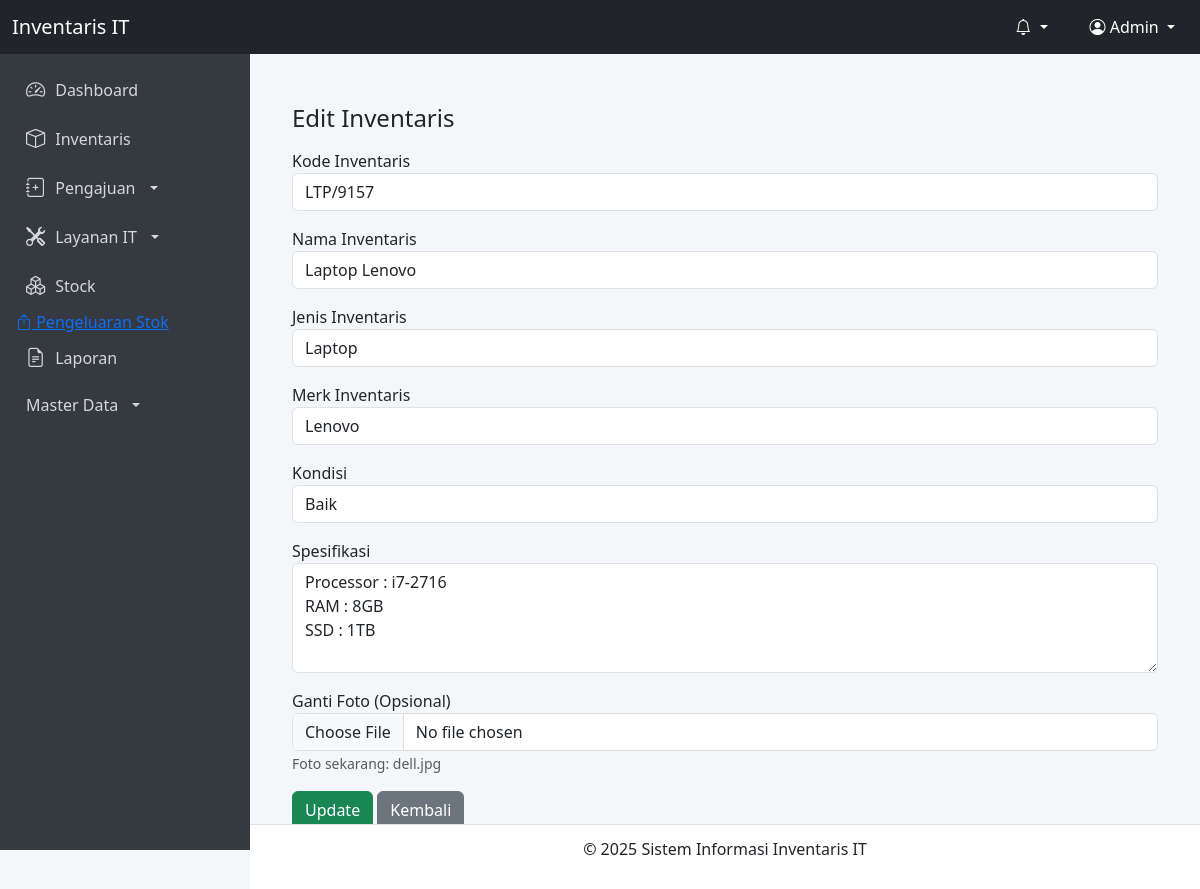
/inventaris/edit.php?id=2, run on the app's committed database.
### tables this page shows
CREATE TABLE `inventaris` (
  `id` int(11) NOT NULL,
  `kode_barang` varchar(50) DEFAULT NULL,
  `nama_barang` varchar(100) DEFAULT NULL,
  `jenis_barang` varchar(100) DEFAULT NULL,
  `merk_barang` varchar(100) DEFAULT NULL,
  `kondisi_barang` varchar(50) DEFAULT NULL,
  `spesifikasi_barang` text DEFAULT NULL,
  `foto_barang` varchar(255) DEFAULT NULL
);

### inventaris/edit.php (the view, shortened to what this page needs)
<?php
include('../layouts/header.php');
include('../layouts/sidebar.php');
$id = $_GET['id'];
$data = mysqli_query($conn, "SELECT * FROM inventaris WHERE id='$id'");
$inv = mysqli_fetch_assoc($data);
?>
<div class="content">
  <div class="container mt-4">
    <h4>Edit Inventaris</h4>
    <form method="post" enctype="multipart/form-data" class="mt-3">
      <div class="mb-3">
        <label>Kode Inventaris</label>
        <input type="text" name="kode_barang" value="<?= $inv['kode_barang'] ?>" class="form-control" required>
      </div>
      <div class="mb-3">
        <label>Nama Inventaris</label>
        <input type="text" name="nama_barang" value="<?= $inv['nama_barang'] ?>" class="form-control" required>
      </div>
      <div class="mb-3">
        <label>Jenis Inventaris</label>
        <input type="text" name="jenis_barang" value="<?= $inv['jenis_barang'] ?>" class="form-control">
      </div>
      <div class="mb-3">
        <label>Merk Inventaris</label>
        <input type="text" name="merk_barang" value="<?= $inv['merk_barang'] ?>" class="form-control">
      </div>
      <div class="mb-3">
        <label>Kondisi</label>
        <select name="kondisi_barang" class="form-control" required>
          <option value="Baik" <?= $inv['kondisi_barang'] == 'Baik' ? 'selected' : '' ?>>Baik</option>
        </select>
      </div>
      <div class="mb-3">
        <label>Spesifikasi</label>
        <textarea name="spesifikasi_barang" rows="4" class="form-control"><?= $inv['spesifikasi_barang'] ?></textarea>
      </div>
      <div class="mb-3">
        <label>Ganti Foto (Opsional)</label>
        <input type="file" name="foto_barang" class="form-control">
        <?php if ($inv['foto_barang']) : ?>
          <small class="text-muted">Foto sekarang: <?= $inv['foto_barang'] ?></small>
        <?php endif; ?>
      </div>
      <button type="submit" class="btn btn-success">Update</button>
      <a href="index.php" class="btn btn-secondary">Kembali</a>
    </form>
  </div>
</div>
<?php include('../layouts/footer.php'); ?>

### layouts/header.php (style rules this page uses)
body { margin: 0; font-family: 'Segoe UI', Tahoma, Geneva, Verdana, sans-serif; background-color: #f5f6fa; }
.content { margin-left: 250px; padding: 80px 30px 60px 30px; min-height: calc(100vh - 56px - 50px); }

### data on the page
inventaris: kode_barang "LTP/9157", nama_barang "Laptop Lenovo", jenis_barang "Laptop", merk_barang "Lenovo", kondisi_barang "Baik", spesifikasi_barang "Processor : i7-2716 RAM : 8GB SSD : 1TB", foto_barang "dell.jpg"
